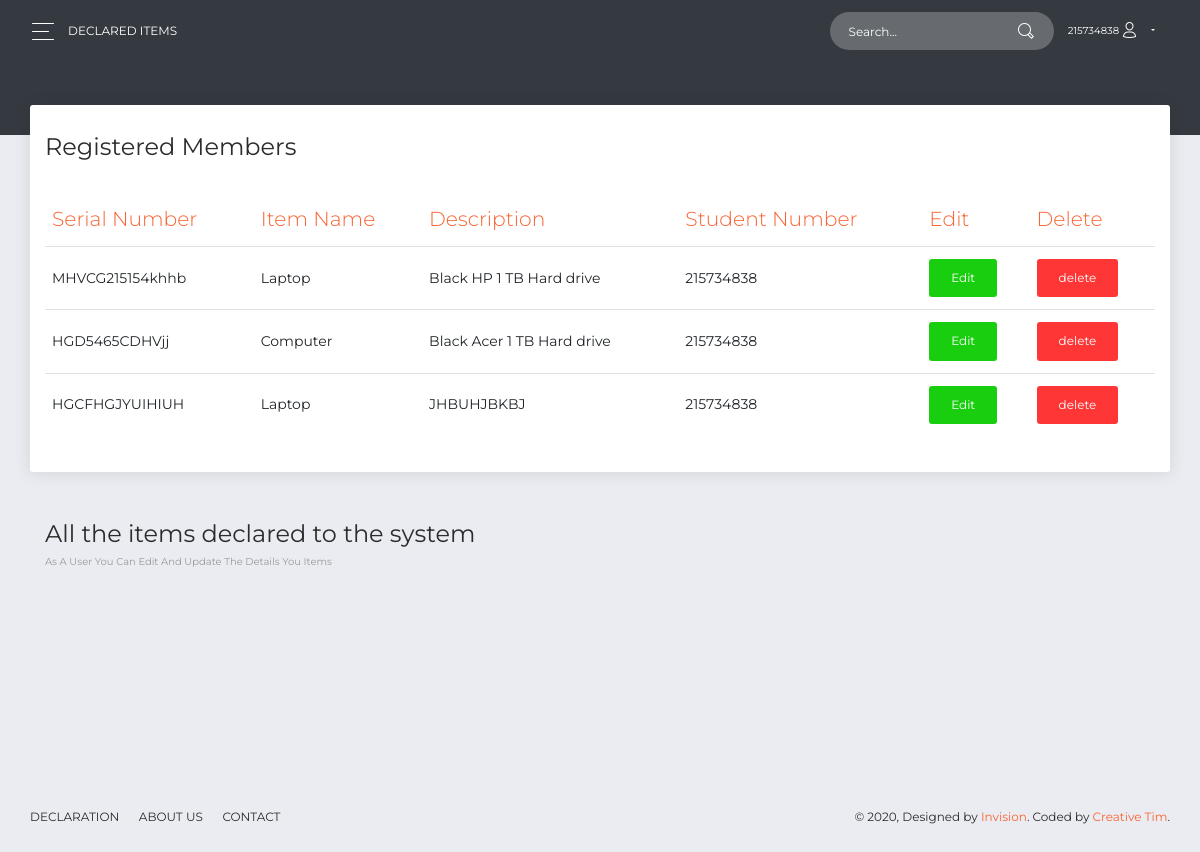
The app's page /pages/viewUserItems.php (signed in) with its own data.
### tables this page shows
CREATE TABLE `items` (
  `itemId` int(11) NOT NULL,
  `serial_num` varchar(255) NOT NULL,
  `item_nam` varchar(255) NOT NULL,
  `description` varchar(255) NOT NULL,
  `stud_num` int(11) NOT NULL,
  `lost` int(11) NOT NULL,
  `date` timestamp(6) NOT NULL DEFAULT current_timestamp(6) ON UPDATE current_timestamp(6)
);

### pages/viewUserItems.php (the view, shortened to what this page needs)
<?php
 include_once 'includes/connection.php';
 $student = $_SESSION['stud_num'];
 ?>
<!DOCTYPE html>
<html lang="en">
<head>
  <link rel="stylesheet" href="https://use.fontawesome.com/releases/v5.7.1/css/all.css">
  <link href="../assets/css/bootstrap.min.css" rel="stylesheet" />
  <link href="../assets/css/now-ui-dashboardd.css?v=1.5.0" rel="stylesheet" />
  <link href="../assets/demo/demo.css" rel="stylesheet" />
</head>
<body class="">
  <div class="wrapper ">
    <div class="main-panel" id="main-panel">
      <nav class="navbar navbar-expand-lg navbar-transparent  bg-primary  navbar-absolute">
        <div class="container-fluid">
          <div class="navbar-wrapper">
            <div class="navbar-toggle">
              <button type="button" class="navbar-toggler">
                <span class="navbar-toggler-bar bar1"></span>
                <span class="navbar-toggler-bar bar2"></span>
                <span class="navbar-toggler-bar bar3"></span>
              </button>
            </div>
            <a class="navbar-brand" href="#pablo">Declared Items</a>
          </div>
          <div class="collapse navbar-collapse justify-content-end" id="navigation">
            <form>
              <div class="input-group no-border">
                <input type="text" value="" class="form-control" placeholder="Search...">
                <div class="input-group-append">
                  <div class="input-group-text">
                    <i class="now-ui-icons ui-1_zoom-bold"></i>
                  </div>
                </div>
              </div>
            </form>
            <ul class="navbar-nav">
            <li class="nav-item dropdown">
                <a class="nav-link dropdown-toggle" id="navbarDropdownMenuLink" data-toggle="dropdown" aria-haspopup="true" aria-expanded="false">
                <?php echo $_SESSION['stud_num']; ?><i class="now-ui-icons users_single-02"></i>
                </a>
              </li>
            </ul>
          </div>
        </div>
      </nav>
      <div class="panel-header panel-header-sm">
      </div>
      <div class="content">
        <div class="row">
          <div class="col-md-12">
            <div class="card">
              <div class="card-header">
                <h4 class="card-title"> Registered Members</h4>
              </div>
              <?php
                    $result = mysqli_query($conn,"SELECT * FROM items WHERE stud_num = $student AND lost = 0");
                    ?>
                    <?php
                    if (mysqli_num_rows($result) > 0) {
                    ?>
              <div class="card-body">
                <div class="table-responsive">
                  <table class="table">
                   <thead class=" text-primary">
                      <th>
                       Serial Number
                      </th>
                      <th>
                        Item Name
                      </th>
                      <th>
                        Description
                      </th>
                      <th>
                        Student Number
                      </th>
                      <th>
                        Edit
                      </th>
                      <th>
                        Delete
                      </th>
                    </thead>
                    <tbody>
                    <?php
                    while($row = mysqli_fetch_array($result)) {
                    ?>
                    <tr>
                        <td><?php echo $row["serial_num"]; ?></td>
                        <td><?php echo $row["item_nam"]; ?></td>
                        <td><?php echo $row["description"]; ?></td>
                        <td><?php echo $row["stud_num"]; ?></td>
                        <td><a href="includes/updateItemdb.php?itemId=<?php echo $row["itemId"]; ?>" title='Update Record'><button class = "btn btn-success">Edit</button></a></td>
                        <td><input type="button" class = "btn btn-danger" onClick="delet(<?php echo $row["itemId"];  ?>)" name = "delete" value="delete"></td>
                    </tr>
                    <?php
                    }
                    ?>
                    </table>
                     <?php
                    }
                    else{
                        echo "No result found";
                    }
                    ?>
                </div>
              </div>
            </div>
          </div>
          <div class="col-md-12">
            <div class="card card-plain">
              <div class="card-header">
              <h4 class="card-title"> All the items declared to the system</h4>
                <p class="category"> As a user you can edit and update the details you items</p>
              </div>
              <div class="card-body">
              </div>
            </div>
          </div>
        </div>
      </div>
      <footer class="footer">
        <div class=" container-fluid ">
          <nav>
            <ul>
              <li>
                <a href="#">
                  Declaration
                </a>
              </li>
              <li>
                <a href="#">
                  About Us
                </a>
              </li>
              <li>
                <a href="http://blog.creative-tim.com">
                  contact
                </a>
              </li>
            </ul>
          </nav>
          <div class="copyright" id="copyright">
            &copy; , Designed by <a href="https://www.invisionapp.com" target="_blank">Invision</a>. Coded by <a href="https://www.creative-tim.com" target="_blank">Creative Tim</a>.
          </div>
        </div>
      </footer>
    </div>
  </div>
</body>
</html>

### records on screen
items: serial_num "MHVCG215154khhb", item_nam "Laptop", description "Black HP 1 TB Hard drive", stud_num "215734838"
items: serial_num "HGD5465CDHVjj", item_nam "Computer", description "Black Acer 1 TB Hard drive", stud_num "215734838"
items: serial_num "HGCFHGJYUIHIUH", item_nam "Laptop", description "JHBUHJBKBJ", stud_num "215734838"

### other values on screen
$_SESSION['stud_num'] "215734838"
